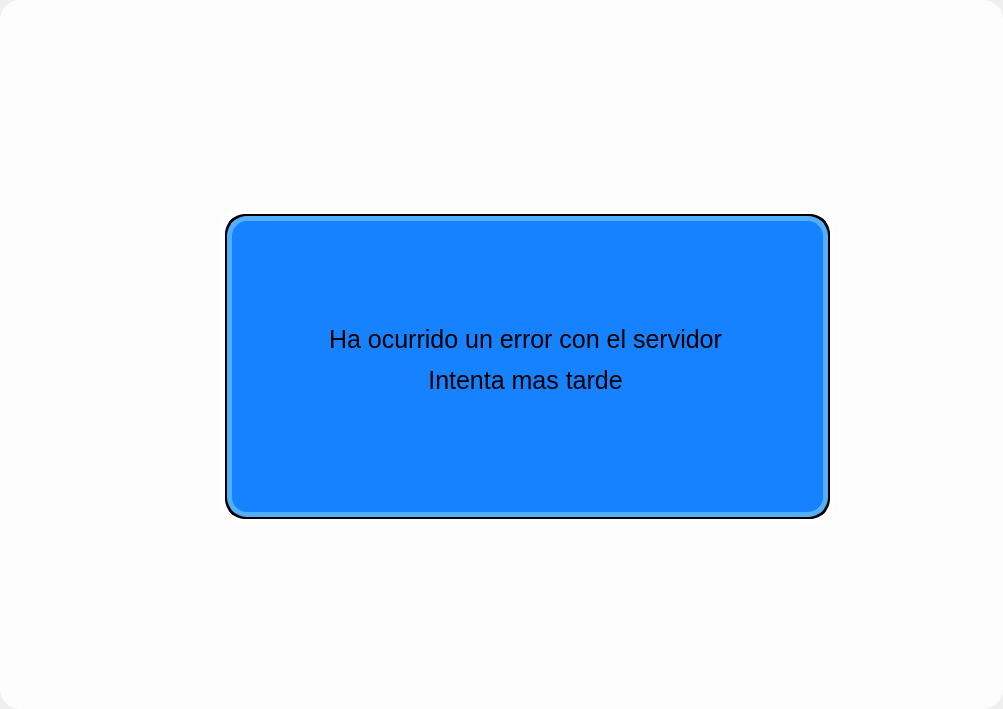
<?xml version="1.0" encoding="UTF-8"?>
<ui version="4.0">
 <class>MainWindow</class>
 <widget class="QMainWindow" name="MainWindow">
  <property name="geometry">
   <rect>
    <x>0</x>
    <y>0</y>
    <width>1003</width>
    <height>709</height>
   </rect>
  </property>
  <property name="windowTitle">
   <string>MainWindow</string>
  </property>
  <widget class="QWidget" name="centralwidget">
   <widget class="QLabel" name="label_5">
    <property name="geometry">
     <rect>
      <x>0</x>
      <y>0</y>
      <width>1003</width>
      <height>709</height>
     </rect>
    </property>
    <property name="autoFillBackground">
     <bool>false</bool>
    </property>
    <property name="styleSheet">
     <string notr="true">background-color:midnightblue; background-color: rgba(255, 255, 255, 220);border-radius: 20px</string>
    </property>
    <property name="text">
     <string/>
    </property>
    <property name="pixmap">
     <pixmap>../sprites/background/index2.png</pixmap>
    </property>
    <property name="scaledContents">
     <bool>true</bool>
    </property>
   </widget>
   <widget class="QLabel" name="label_6">
    <property name="geometry">
     <rect>
      <x>225</x>
      <y>214</y>
      <width>605</width>
      <height>305</height>
     </rect>
    </property>
    <property name="autoFillBackground">
     <bool>false</bool>
    </property>
    <property name="styleSheet">
     <string notr="true">background-color:midnightblue; background-color: rgba(23, 130, 255);border-radius: 20px; border: 5px solid black</string>
    </property>
    <property name="text">
     <string/>
    </property>
   </widget>
   <widget class="QLabel" name="label_4">
    <property name="geometry">
     <rect>
      <x>220</x>
      <y>210</y>
      <width>614</width>
      <height>314</height>
     </rect>
    </property>
    <property name="autoFillBackground">
     <bool>false</bool>
    </property>
    <property name="styleSheet">
     <string notr="true">background-color:midnightblue; background-color: rgba(255, 255, 255, 220);border-radius: 20px</string>
    </property>
    <property name="text">
     <string/>
    </property>
   </widget>
   <widget class="QLabel" name="label_3">
    <property name="geometry">
     <rect>
      <x>227</x>
      <y>216</y>
      <width>601</width>
      <height>301</height>
     </rect>
    </property>
    <property name="autoFillBackground">
     <bool>false</bool>
    </property>
    <property name="styleSheet">
     <string notr="true">background-color:midnightblue; background-color: rgba(23, 130, 255);border-radius: 20px; border: 5px solid rgba(83, 175, 252)</string>
    </property>
    <property name="text">
     <string/>
    </property>
   </widget>
   <widget class="QLabel" name="label_notificacion">
    <property name="geometry">
     <rect>
      <x>320</x>
      <y>320</y>
      <width>411</width>
      <height>81</height>
     </rect>
    </property>
    <property name="autoFillBackground">
     <bool>false</bool>
    </property>
    <property name="styleSheet">
     <string notr="true">font-size:25px; color:black </string>
    </property>
    <property name="text">
     <string>&lt;html&gt;&lt;head/&gt;&lt;body&gt;&lt;p align=&quot;center&quot;&gt;Ha ocurrido un error con el servidor&lt;/p&gt;&lt;p align=&quot;center&quot;&gt;Intenta mas tarde&lt;/p&gt;&lt;/body&gt;&lt;/html&gt;</string>
    </property>
    <property name="alignment">
     <set>Qt::AlignCenter</set>
    </property>
   </widget>
   <zorder>label_5</zorder>
   <zorder>label_4</zorder>
   <zorder>label_6</zorder>
   <zorder>label_3</zorder>
   <zorder>label_notificacion</zorder>
  </widget>
 </widget>
 <resources/>
 <connections/>
</ui>
